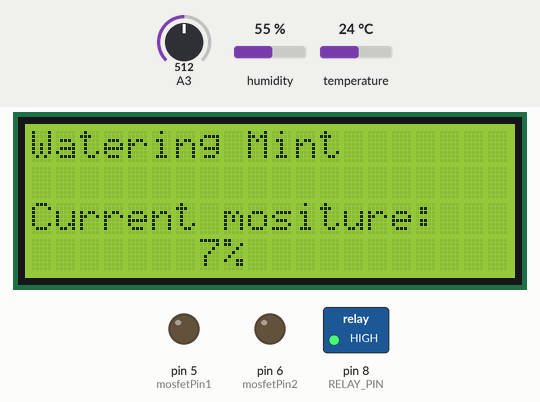
The sketch below on a simulated Arduino Uno, built with avr-gcc and run on an emulated ATmega328P. Shown: 20×4 character LCD, switched loads named in the sketch (green lamp = pin HIGH), output pins drawn as LEDs (lit = HIGH). The inputs (shaded band) are chosen by the test bench; at power-on: A3 = 512, humidity 55 %, temperature 24 °C.

Above: at 0.2 s.
At 23.2 s:
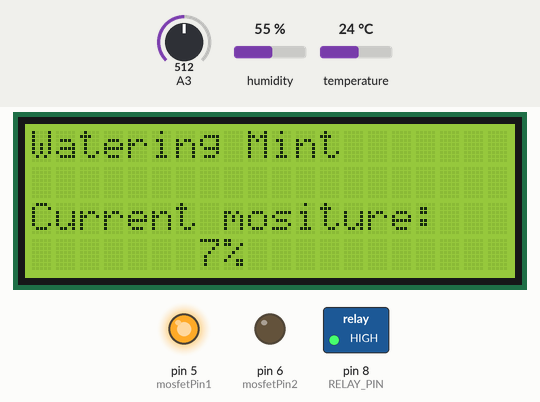
Timing chart, 0 to 112.8 s (numbered marks = the images above):
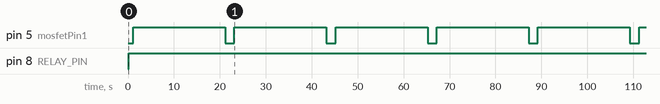

Measured:
- by itself, pin 5 (mosfetPin1): alternates HIGH for 20.0 s and LOW for 2.0 s
- by itself, pin 8 (RELAY_PIN): LOW → HIGH at 0.14 s

The sketch:

Irrigator_2.0.ino
```cpp
/*
  Parts:
	 - x1 https://amperka.ru/product/display-lcd-text-20x4-i2c-3v3-black-on-green
	 - x1 https://amperka.ru/product/troyka-relay
	 - x1 https://amperka.ru/product/arduino-troyka-shield
	 - x1 https://amperka.ru/product/troyka-temperature-humidity-sensor-dht11
	 - x2 https://amperka.ru/product/soil-moisture-sensor
	 - x2 http://amperka.ru/product/solenoid-valve-normally-open
	 - x2 http://amperka.ru/product/troyka-mosfet-v2
	 - x2 http://rushim.ru/product_info.php?products_id=633
	 - x2 http://rushim.ru/product_info.php?products_id=2246
*/

#include "DHT.h"
#include "Wire.h"
#include "LiquidCrystal_I2C.h"

#include "IPlant.h"

/*=========SETTINGS=========*/
#define DEBUG false
#define MINT_CRITICAL_MOS 45
#define ARAUCARIA_CRITICAL_MOS 45
#define VOLUME 20000
/*=========SETTINGS=========*/

/*=============PINS=============*/
#define DHTPIN 9
#define RELAY_PIN 8
#define BATTERY_PIN A0

//fc28 analog pins
int fc28_plant_pin1 = A1;
int fc28_plant_pin2 = A2;

int fc28DigitalPin1 = 11;
int fc28DigitalPin2 = 12;

DHT dht(DHTPIN, DHT11);

int mosfetPin1 = 5;
int mosfetPin2 = 6;

LiquidCrystal_I2C lcd(0x27,20,4);
/*=============PINS=============*/

/*==================================PLANTS==================================*/

IPlant mint(fc28_plant_pin1, fc28DigitalPin1, mosfetPin1, "Mint");
IPlant araucaria(fc28_plant_pin2, fc28DigitalPin2, mosfetPin2, "Araucaria");

/*==================================PLANTS==================================*/

void setup()
{
	//Serial.begin(9600);

  pinMode(RELAY_PIN, OUTPUT);
  digitalWrite(RELAY_PIN, LOW);

  dht.begin();

  pinMode(mosfetPin1, OUTPUT);
  pinMode(mosfetPin2, OUTPUT);

  lcd.init();
  lcd.backlight();

  sensorsData();
}

void loop()
{
  if (mint.getMositure() < MINT_CRITICAL_MOS)
  {
    irrigation(mint, MINT_CRITICAL_MOS);
    delay(500);
    lcd.clear();
    sensorsData();
  }

  delay (1000);

  if (araucaria.getMositure() < ARAUCARIA_CRITICAL_MOS)
  {
    irrigation(araucaria, ARAUCARIA_CRITICAL_MOS);
    delay(500);
    lcd.clear();
    sensorsData();
  }
}

void sensorsData()
{
  lcd.clear();

  lcd.setCursor(0, 2);
  lcd.print(mint.getName());
  lcd.print(":");
  lcd.print(mint.getMositure());
  lcd.print("%");

  lcd.setCursor(0, 3);
  lcd.print(araucaria.getName());
  lcd.print(":");
  lcd.print(araucaria.getMositure());
  lcd.print("%");

  getDHT11Data();
  printChargeVolume();
}

void irrigation(IPlant plant, int critical_mos)
{
  lcd.clear();

  lcd.setCursor(0, 0);
  lcd.print("Watering ");
  lcd.print(plant.getName());

  digitalWrite(RELAY_PIN, HIGH);

  do {
    lcd.setCursor(0, 2);
    lcd.print("Current mositure:");
    lcd.setCursor(7, 3);
    lcd.print(plant.getMositure());
    lcd.print("%");
    delay(1000);
    plant.waterPlant(VOLUME);
    delay(1000);
  } while(plant.getMositure() < critical_mos);

  digitalWrite(RELAY_PIN, LOW);

  lcd.setCursor(0, 0);
  lcd.print(plant.getName());
  lcd.print(" is watered.");
  delay(2000);
}

void getDHT11Data()
{
  float h = dht.readHumidity();
  float t = dht.readTemperature();
  if (isnan(h) || isnan(t)) {
    lcd.print("Reading error");
    if(DEBUG == true)
      Serial.println("Reading error");
  }
  else {
    lcd.setCursor(0, 0);
    lcd.print("Air:");
    lcd.print((int)h);
    lcd.print("%");
    lcd.print(" T:");
    lcd.print((int)t);
    lcd.print("C");
  }
}

void printChargeVolume()
{
  int charge = analogRead(BATTERY_PIN);

  Serial.print(charge);

  lcd.setCursor(17, 0);
  lcd.print((int)(charge/10));
  lcd.print("%");

  /*if (charge < 100)
  {
    lcd.print("\x9f");
    Serial.print("1");
  } else if (charge < 300)
  {
     lcd.print("\x9e");
     Serial.print("2");
  } else if (charge < 500)
  {
     lcd.print("\x9d");
     Serial.print("3");
  } else if (charge < 700)
  {
    lcd.print();
    Serial.print("4");
  }
  else if (charge < 900)
  {
     lcd.print("\x9b");
     Serial.print("5");
  }*/
}

/*lejbron*/
```
